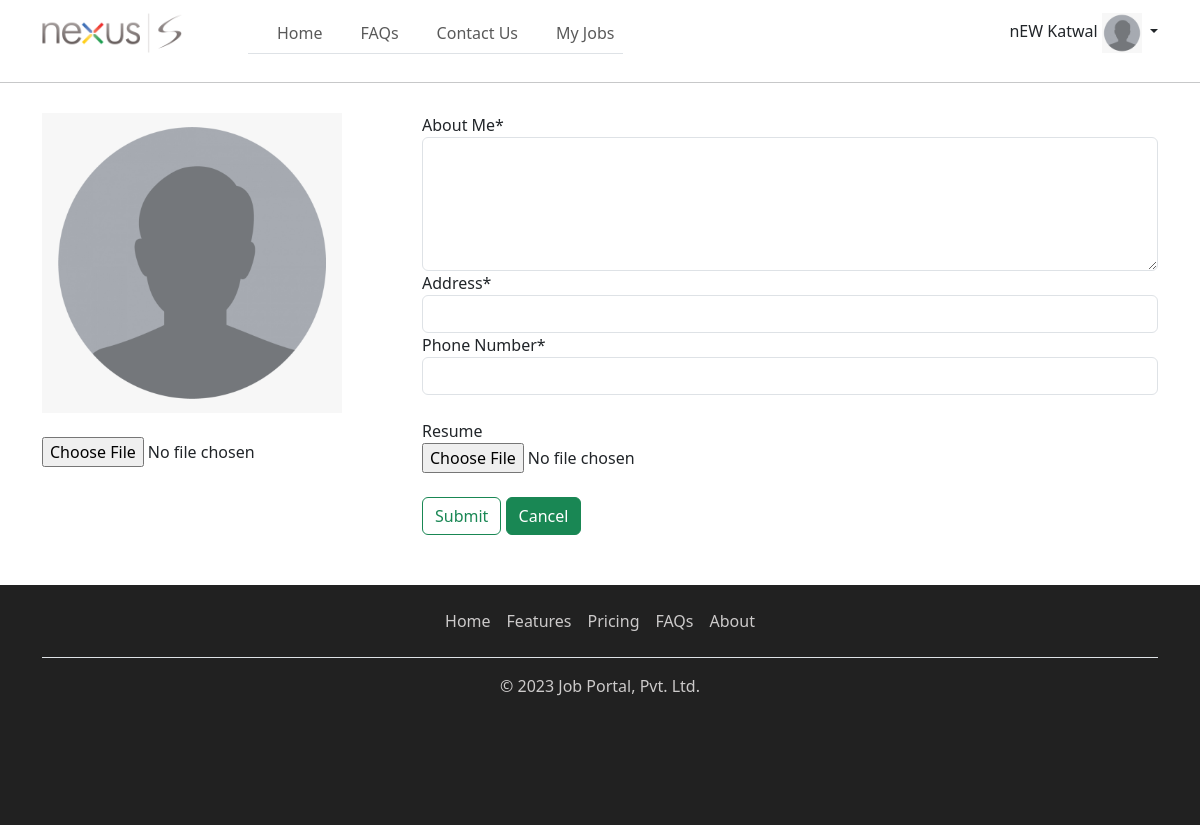
Page /account/user-profile-update/ (signed in) on the earlier database version.
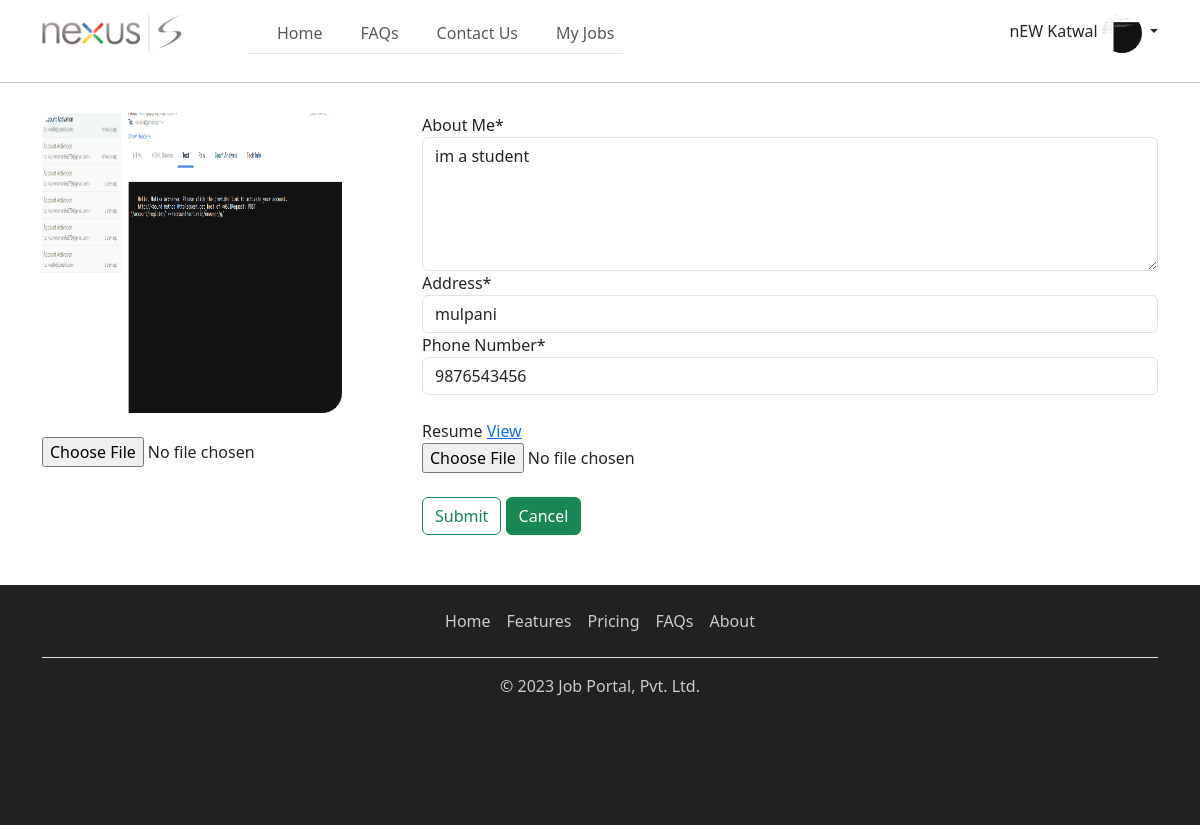
Same page on the later database version.
### apps/account/models.py (models this page shows, shortened)
class User(AbstractUser):
    username = models.CharField(default=uuid.uuid4, max_length=100, blank=True, unique=True)
    email = models.EmailField(unique=True)
    middle_name=models.CharField(max_length=50, blank=True,null=True)
    account_activated = models.BooleanField(default=False)
    USERNAME_FIELD = "email"
    REQUIRED_FIELDS=["username"]

class UserProfile(BaseModel):
    user = models.OneToOneField(User, on_delete=models.CASCADE)
    profile_picture = models.FileField(null=True, blank=True, upload_to='profile_pictures')
    phone_number = models.CharField(max_length=14)
    address = models.CharField(max_length=50)
    about_me = models.TextField(max_length=1000)
    resume = models.FileField(null=True, blank=True, upload_to='resumes')

### apps/account/views.py (the view, shortened to what this page needs)
# urls.py: path('user-profile-update/', UserProfileUpdateView.as_view(), name="user_profile_update"),
@method_decorator(login_required,name='dispatch')
class UserProfileUpdateView(CreateView):
    template_name = "account/user_profile_update.html"
    form_class = UserProfileForm
    success_url = reverse_lazy('user_profile')
    def get_context_data(self, **kwargs):
        context = super().get_context_data(**kwargs)
        context['title'] = "Profile Update"
        return context

### apps/account/forms.py (shortened to what this page needs)
class UserProfileForm(forms.ModelForm):
    class Meta:
        model = UserProfile
        fields = ['about_me', "profile_picture", "phone_number", "address", "resume"]

### templates/account/user_profile_update.html (shortened to what this page needs)
{% extends 'layouts/base_home.html' %}
{% load static %}
{% block in_content %}
    <form method="post" action="{% url 'user_profile_update' %}" enctype="multipart/form-data">
        <div class="row">
            <div class="col-md-4">
                {% if request.user.userprofile.profile_picture %}
                    <img src="{{ request.user.userprofile.profile_picture.url }}"
                         style="height: 300px; width: 300px; border-radius: 20px">
                {% else %}
                    <img src="{% static 'account/dummy.png' %}" style="height: 300px; width: 300px">
                {% endif %}<br><br>
                <input type="file" name="{{ form.profile_picture.name }}">
            </div>
            <div class="col-md-8">
                <div class="form-group">
                    <label>About Me*</label>
                    <textarea class="form-control" name='{{ form.about_me.name }}'
                              maxlength="1000" cols="30" rows="5">{{ request.user.userprofile.about_me }}</textarea>
                </div>
                <div class="form-group">
                    <label>Address*</label>
                    <input class="form-control" name="{{ form.address.name }}"
                           value="{{ request.user.userprofile.address }}">
                </div>
                <div class="form-group">
                    <label>Phone Number*</label>
                    <input class="form-control" name="{{ form.phone_number.name }}"
                           value="{{ request.user.userprofile.phone_number }}">
                </div>
                <br>
                <div class="form-group">
                    <label>Resume</label>
                    {% if request.user.userprofile.resume %}
                        <a href="{{ request.user.userprofile.resume.url }}" target="_blank">View</a>
                    {% endif %}
                    <br>
                    <input type="file" name="{{ form.resume.name }}">
                </div>
                <br>
                <div>
                    <button type="submit" class="btn btn-outline-success">Submit</button>
                    <a href="{% url 'user_profile' %}" class="btn btn-success">Cancel</a>
                </div>
            </div>
        </div>
    </form>
{% endblock %}

### templates/includes/nav.html (shortened to what this page needs)
{% load static %}
<nav class="navbar navbar-expand-lg navbar-light" style="background-color: white">
    <div class="container">
        <a class="navbar-brand" href="{% url 'home' %}">
            <img src="{% static 'core/logo.png' %}" style="height: 40px; width: 140px">
        </a>
        <div class="collapse navbar-collapse" id="navbarTogglerDemo03">
            <ul class="navbar-nav nav-tabs me-auto mb-2 mb-lg-0" style="margin-left: 50px">
                <li class="nav-item" style="margin-left: 20px">
                    <a class="nav-link {{ home_active }}" href="{% url 'home' %}">Home</a>
                </li>
                <li class="nav-item" style="margin-left: 20px">
                    <a class="nav-link {{ faqs_active }}" href="#">FAQs</a>
                </li>
                <li class="nav-item" style="margin-left: 20px">
                    <a class="nav-link {{ contact_active }}" href="#">Contact Us</a>
                </li>
                {% if request.user.is_authenticated %}
                    <li class="nav-item" style="margin-left: 20px">
                        <a class="nav-link {{ my_jobs_active }}" href="#">My Jobs</a>
                    </li>
                {% endif %}
            </ul>
            {% if not request.user.is_authenticated %}
                <div>
                    <a href="{% url 'user_login' %}" class="btn btn-outline-success" style="width: 150px">Login</a>
                    <a href="{% url 'user_registration' %}" type="button" class="btn btn-success" style="width: 150px">Register</a>
                </div>
            {% else %}
                <div class="dropdown show">
                    <a class="nav-link dropdown-toggle" href="#" id="navbarProfileDropdown" role="button"
                       data-toggle="dropdown" aria-haspopup="true" aria-expanded="false">
                        {% if request.user.get_full_name %}
                            {{ request.user.get_full_name }}
                        {% else %}
                            {{ request.user.email }}
                        {% endif %}
                        {% if request.user.userprofile.profile_picture %}
                            <img src="{{ request.user.userprofile.profile_picture.url }}"
                                 style="height: 40px; width: 40px; border-radius: 50%">
                        {% else %}
                            <img src="{% static 'account/dummy.png' %}" style="height: 40px; width: 40px">
                        {% endif %}
                    </a>
                </div>
            {% endif %}
        </div>
    </div>
</nav>

Differences in the rows shown:
changed User "nEW Katwal": about_me (not shown) → "im a student"; address (not shown) → "mulpani"; phone_number (not shown) → "9876543456"
Other differences:
text now shown: "View"
